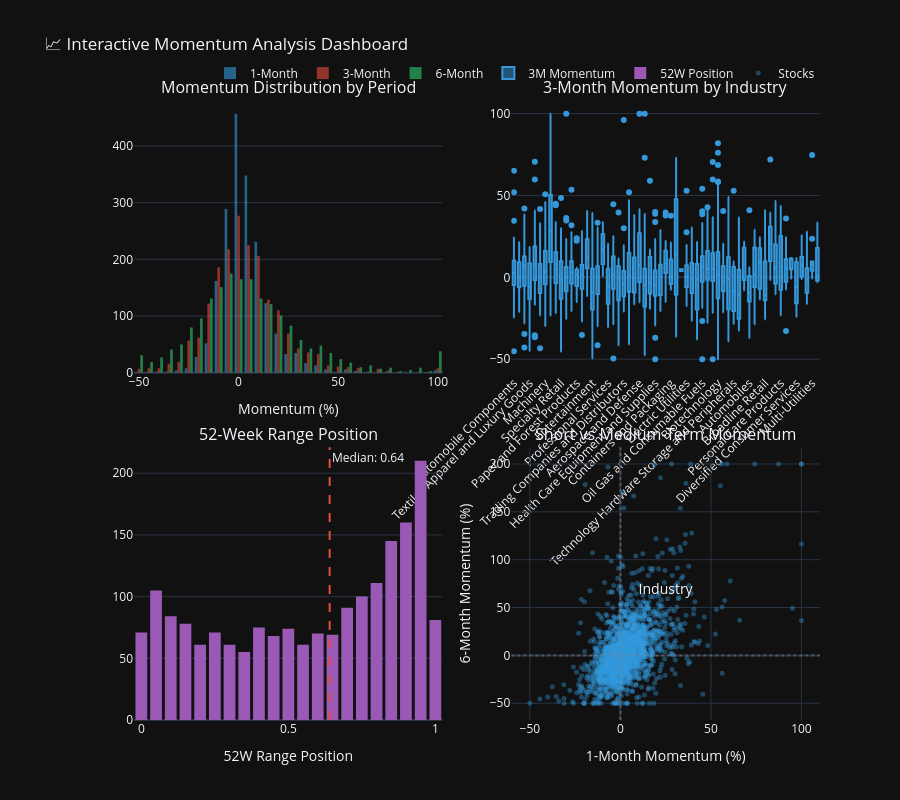

Write notebook code for a chart like this one.
### Markdown cell above
### 3.2 Momentum & Technical
Applying Kalman filters to smooth momentum signals and visualizing multi-period momentum patterns.

### Code cell
df_kalman = kalman_momentum_filter(df, momentum_cols=['price_momentum_1y', 'price_momentum_3m'])
momentum_results = bayesian_category_analysis(df, 'Momentum & Technical', FEATURE_CATEGORIES['Momentum & Technical'])
create_interactive_momentum_dashboard(df).show()

### Figure 1 — Plotly figure (JSON) as saved in the notebook; plotly's stock layout.template omitted (floating-point values rounded to 4 significant figures; data arrays with more than 128 entries replaced by an {"elided": "..."} marker saying what was removed)
{"data": [{"marker": {"color": "#3498db"}, "name": "1-Month", "nbinsx": 50, "opacity": 0.6, "x": {"elided": "1899 float values"}, "type": "histogram", "xaxis": "x", "yaxis": "y"}, {"marker": {"color": "#e74c3c"}, "name": "3-Month", "nbinsx": 50, "opacity": 0.6, "x": {"elided": "1897 float values"}, "type": "histogram", "xaxis": "x", "yaxis": "y"}, {"marker": {"color": "#2ecc71"}, "name": "6-Month", "nbinsx": 50, "opacity": 0.6, "x": {"elided": "1890 float values"}, "type": "histogram", "xaxis": "x", "yaxis": "y"}, {"boxpoints": "outliers", "marker": {"color": "#3498db"}, "name": "3M Momentum", "x": {"elided": "1897 str values"}, "y": {"elided": "1897 float values"}, "type": "box", "xaxis": "x2", "yaxis": "y2"}, {"hovertemplate": "Position: %{x:.2f}<br>Count: %{y}<extra></extra>", "marker": {"color": "#9b59b6"}, "name": "52W Position", "nbinsx": 30, "x": {"elided": "1901 float values"}, "type": "histogram", "xaxis": "x3", "yaxis": "y3"}, {"customdata": {"elided": "1889x2 str values"}, "hovertemplate": "<b>%{text}</b><br>%{customdata[0]}<br>Industry: %{customdata[1]}<br>1M: %{x:.1f}%<br>6M: %{y:.1f}%<extra></extra>", "marker": {"color": "#3498db", "opacity": 0.4, "size": 5}, "mode": "markers", "name": "Stocks", "text": {"elided": "1889 str values"}, "x": {"elided": "1889 float values"}, "y": {"elided": "1889 float values"}, "type": "scatter", "xaxis": "x4", "yaxis": "y4"}], "layout": {"xaxis": {"anchor": "y", "domain": [0.0, 0.45], "title": {"text": "Momentum (%)"}}, "yaxis": {"anchor": "x", "domain": [0.56, 1.0]}, "xaxis2": {"anchor": "y2", "domain": [0.55, 1.0], "title": {"text": "Industry"}, "tickangle": -45}, "yaxis2": {"anchor": "x2", "domain": [0.56, 1.0]}, "xaxis3": {"anchor": "y3", "domain": [0.0, 0.45], "title": {"text": "52W Range Position"}}, "yaxis3": {"anchor": "x3", "domain": [0.0, 0.44]}, "xaxis4": {"anchor": "y4", "domain": [0.55, 1.0], "title": {"text": "1-Month Momentum (%)"}}, "yaxis4": {"anchor": "x4", "domain": [0.0, 0.44], "title": {"text": "6-Month Momentum (%)"}}, "annotations": [{"font": {"size": 16}, "showarrow": false, "text": "Momentum Distribution by Period", "x": 0.225, "xanchor": "center", "xref": "paper", "y": 1.0, "yanchor": "bottom", "yref": "paper"}, {"font": {"size": 16}, "showarrow": false, "text": "3-Month Momentum by Industry", "x": 0.775, "xanchor": "center", "xref": "paper", "y": 1.0, "yanchor": "bottom", "yref": "paper"}, {"font": {"size": 16}, "showarrow": false, "text": "52-Week Range Position", "x": 0.225, "xanchor": "center", "xref": "paper", "y": 0.44, "yanchor": "bottom", "yref": "paper"}, {"font": {"size": 16}, "showarrow": false, "text": "Short vs Medium-Term Momentum", "x": 0.775, "xanchor": "center", "xref": "paper", "y": 0.44, "yanchor": "bottom", "yref": "paper"}, {"showarrow": false, "text": "Median: 0.64", "x": 0.6404, "xanchor": "left", "xref": "x3", "y": 1, "yanchor": "top", "yref": "y3 domain"}], "shapes": [{"line": {"color": "#e74c3c", "dash": "dash"}, "type": "line", "x0": 0.6404, "x1": 0.6404, "xref": "x3", "y0": 0, "y1": 1, "yref": "y3 domain"}, {"line": {"color": "gray", "dash": "dot"}, "opacity": 0.5, "type": "line", "x0": 0, "x1": 1, "xref": "x4 domain", "y0": 0, "y1": 0, "yref": "y4"}, {"line": {"color": "gray", "dash": "dot"}, "opacity": 0.5, "type": "line", "x0": 0, "x1": 0, "xref": "x4", "y0": 0, "y1": 1, "yref": "y4 domain"}], "title": {"text": "📈 Interactive Momentum Analysis Dashboard"}, "legend": {"orientation": "h", "yanchor": "bottom", "y": 1.02, "xanchor": "right", "x": 1}, "height": 800, "showlegend": true}}
